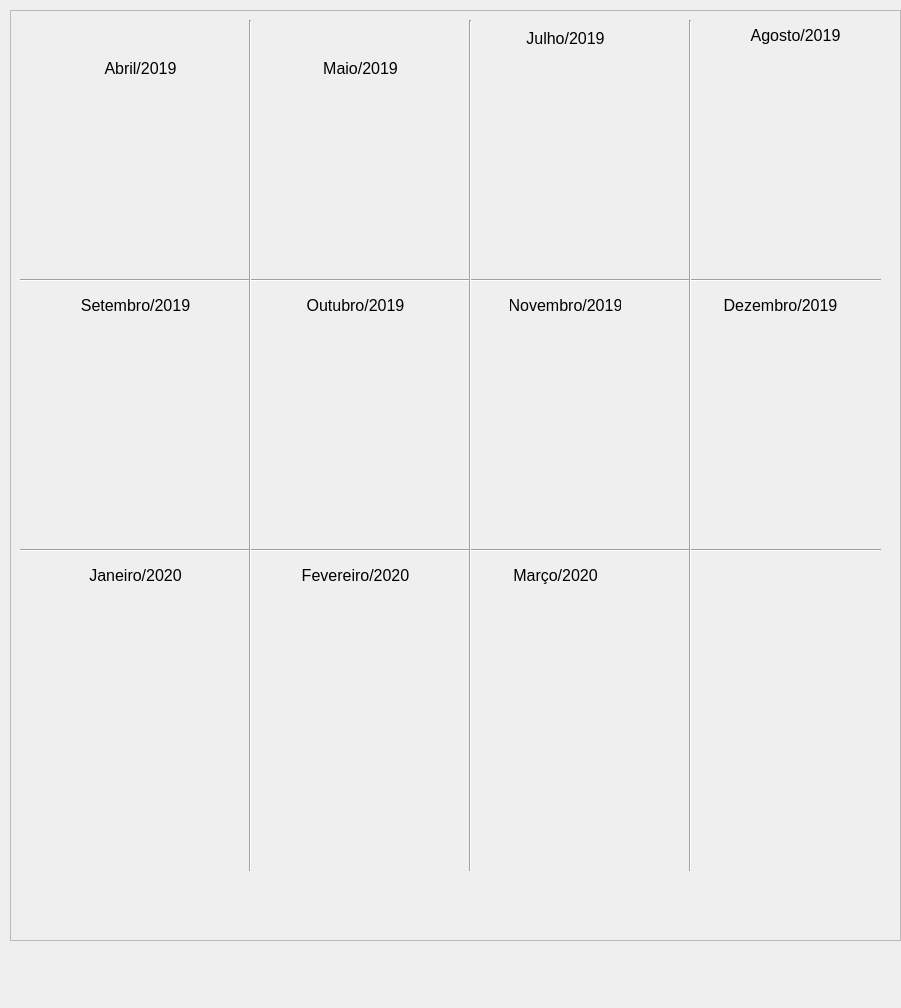
<?xml version="1.0" encoding="UTF-8"?>
<ui version="4.0">
 <class>TelaEvolucao</class>
 <widget class="QDialog" name="TelaEvolucao">
  <property name="geometry">
   <rect>
    <x>0</x>
    <y>0</y>
    <width>901</width>
    <height>1008</height>
   </rect>
  </property>
  <property name="windowTitle">
   <string>Evolução</string>
  </property>
  <property name="windowIcon">
   <iconset>
    <normaloff>img/icon.png</normaloff>img/icon.png</iconset>
  </property>
  <widget class="QFrame" name="frame">
   <property name="geometry">
    <rect>
     <x>10</x>
     <y>10</y>
     <width>891</width>
     <height>931</height>
    </rect>
   </property>
   <property name="font">
    <font>
     <family>Arial</family>
     <pointsize>12</pointsize>
    </font>
   </property>
   <property name="frameShape">
    <enum>QFrame::StyledPanel</enum>
   </property>
   <property name="frameShadow">
    <enum>QFrame::Raised</enum>
   </property>
   <widget class="QLabel" name="label_3">
    <property name="geometry">
     <rect>
      <x>40</x>
      <y>70</y>
      <width>181</width>
      <height>141</height>
     </rect>
    </property>
    <property name="text">
     <string/>
    </property>
    <property name="pixmap">
     <pixmap>img/2019-4.jpg</pixmap>
    </property>
    <property name="scaledContents">
     <bool>true</bool>
    </property>
   </widget>
   <widget class="QLabel" name="label_2">
    <property name="geometry">
     <rect>
      <x>90</x>
      <y>50</y>
      <width>81</width>
      <height>16</height>
     </rect>
    </property>
    <property name="font">
     <font>
      <family>Arial</family>
      <pointsize>12</pointsize>
     </font>
    </property>
    <property name="text">
     <string>Abril/2019</string>
    </property>
    <property name="alignment">
     <set>Qt::AlignCenter</set>
    </property>
   </widget>
   <widget class="QLabel" name="label">
    <property name="geometry">
     <rect>
      <x>310</x>
      <y>50</y>
      <width>81</width>
      <height>16</height>
     </rect>
    </property>
    <property name="text">
     <string>Maio/2019</string>
    </property>
    <property name="alignment">
     <set>Qt::AlignCenter</set>
    </property>
   </widget>
   <widget class="QLabel" name="label_4">
    <property name="geometry">
     <rect>
      <x>260</x>
      <y>70</y>
      <width>181</width>
      <height>141</height>
     </rect>
    </property>
    <property name="text">
     <string/>
    </property>
    <property name="pixmap">
     <pixmap>img/2019-5.jpg</pixmap>
    </property>
    <property name="scaledContents">
     <bool>true</bool>
    </property>
   </widget>
   <widget class="QLabel" name="label_5">
    <property name="geometry">
     <rect>
      <x>510</x>
      <y>20</y>
      <width>91</width>
      <height>16</height>
     </rect>
    </property>
    <property name="text">
     <string>Julho/2019</string>
    </property>
    <property name="alignment">
     <set>Qt::AlignCenter</set>
    </property>
   </widget>
   <widget class="QLabel" name="label_6">
    <property name="geometry">
     <rect>
      <x>500</x>
      <y>40</y>
      <width>151</width>
      <height>201</height>
     </rect>
    </property>
    <property name="text">
     <string/>
    </property>
    <property name="pixmap">
     <pixmap>img/2019-7.jpg</pixmap>
    </property>
    <property name="scaledContents">
     <bool>true</bool>
    </property>
   </widget>
   <widget class="QLabel" name="label_7">
    <property name="geometry">
     <rect>
      <x>730</x>
      <y>15</y>
      <width>111</width>
      <height>21</height>
     </rect>
    </property>
    <property name="text">
     <string>Agosto/2019</string>
    </property>
    <property name="alignment">
     <set>Qt::AlignCenter</set>
    </property>
   </widget>
   <widget class="QLabel" name="label_8">
    <property name="geometry">
     <rect>
      <x>710</x>
      <y>40</y>
      <width>151</width>
      <height>201</height>
     </rect>
    </property>
    <property name="text">
     <string/>
    </property>
    <property name="pixmap">
     <pixmap>img/2019-8.jpg</pixmap>
    </property>
    <property name="scaledContents">
     <bool>true</bool>
    </property>
   </widget>
   <widget class="QLabel" name="label_9">
    <property name="geometry">
     <rect>
      <x>70</x>
      <y>280</y>
      <width>111</width>
      <height>31</height>
     </rect>
    </property>
    <property name="font">
     <font>
      <family>Arial</family>
      <pointsize>12</pointsize>
     </font>
    </property>
    <property name="text">
     <string>Setembro/2019</string>
    </property>
    <property name="alignment">
     <set>Qt::AlignCenter</set>
    </property>
   </widget>
   <widget class="QLabel" name="label_10">
    <property name="geometry">
     <rect>
      <x>50</x>
      <y>310</y>
      <width>151</width>
      <height>201</height>
     </rect>
    </property>
    <property name="text">
     <string/>
    </property>
    <property name="pixmap">
     <pixmap>img/2019-9.jpg</pixmap>
    </property>
    <property name="scaledContents">
     <bool>true</bool>
    </property>
   </widget>
   <widget class="QLabel" name="label_11">
    <property name="geometry">
     <rect>
      <x>290</x>
      <y>280</y>
      <width>111</width>
      <height>31</height>
     </rect>
    </property>
    <property name="font">
     <font>
      <family>Arial</family>
      <pointsize>12</pointsize>
     </font>
    </property>
    <property name="text">
     <string>Outubro/2019</string>
    </property>
    <property name="alignment">
     <set>Qt::AlignCenter</set>
    </property>
   </widget>
   <widget class="QLabel" name="label_12">
    <property name="geometry">
     <rect>
      <x>270</x>
      <y>310</y>
      <width>151</width>
      <height>201</height>
     </rect>
    </property>
    <property name="text">
     <string/>
    </property>
    <property name="pixmap">
     <pixmap>img/2019-10.jpg</pixmap>
    </property>
    <property name="scaledContents">
     <bool>true</bool>
    </property>
   </widget>
   <widget class="Line" name="line">
    <property name="geometry">
     <rect>
      <x>10</x>
      <y>260</y>
      <width>861</width>
      <height>20</height>
     </rect>
    </property>
    <property name="orientation">
     <enum>Qt::Horizontal</enum>
    </property>
   </widget>
   <widget class="QLabel" name="label_13">
    <property name="geometry">
     <rect>
      <x>500</x>
      <y>280</y>
      <width>111</width>
      <height>31</height>
     </rect>
    </property>
    <property name="font">
     <font>
      <family>Arial</family>
      <pointsize>12</pointsize>
     </font>
    </property>
    <property name="text">
     <string>Novembro/2019</string>
    </property>
    <property name="alignment">
     <set>Qt::AlignCenter</set>
    </property>
   </widget>
   <widget class="QLabel" name="label_14">
    <property name="geometry">
     <rect>
      <x>480</x>
      <y>310</y>
      <width>151</width>
      <height>201</height>
     </rect>
    </property>
    <property name="text">
     <string/>
    </property>
    <property name="pixmap">
     <pixmap>img/2019-11.jpg</pixmap>
    </property>
    <property name="scaledContents">
     <bool>true</bool>
    </property>
   </widget>
   <widget class="QLabel" name="label_15">
    <property name="geometry">
     <rect>
      <x>710</x>
      <y>280</y>
      <width>121</width>
      <height>31</height>
     </rect>
    </property>
    <property name="font">
     <font>
      <family>Arial</family>
      <pointsize>12</pointsize>
     </font>
    </property>
    <property name="text">
     <string>Dezembro/2019</string>
    </property>
    <property name="alignment">
     <set>Qt::AlignCenter</set>
    </property>
   </widget>
   <widget class="QLabel" name="label_16">
    <property name="geometry">
     <rect>
      <x>690</x>
      <y>310</y>
      <width>151</width>
      <height>201</height>
     </rect>
    </property>
    <property name="text">
     <string/>
    </property>
    <property name="pixmap">
     <pixmap>img/2019-12.jpg</pixmap>
    </property>
    <property name="scaledContents">
     <bool>true</bool>
    </property>
   </widget>
   <widget class="Line" name="line_2">
    <property name="geometry">
     <rect>
      <x>10</x>
      <y>530</y>
      <width>861</width>
      <height>20</height>
     </rect>
    </property>
    <property name="orientation">
     <enum>Qt::Horizontal</enum>
    </property>
   </widget>
   <widget class="QLabel" name="label_17">
    <property name="geometry">
     <rect>
      <x>70</x>
      <y>550</y>
      <width>111</width>
      <height>31</height>
     </rect>
    </property>
    <property name="font">
     <font>
      <family>Arial</family>
      <pointsize>12</pointsize>
     </font>
    </property>
    <property name="text">
     <string>Janeiro/2020</string>
    </property>
    <property name="alignment">
     <set>Qt::AlignCenter</set>
    </property>
   </widget>
   <widget class="QLabel" name="label_18">
    <property name="geometry">
     <rect>
      <x>50</x>
      <y>580</y>
      <width>151</width>
      <height>201</height>
     </rect>
    </property>
    <property name="text">
     <string/>
    </property>
    <property name="pixmap">
     <pixmap>img/2020-1.jpg</pixmap>
    </property>
    <property name="scaledContents">
     <bool>true</bool>
    </property>
   </widget>
   <widget class="QLabel" name="label_19">
    <property name="geometry">
     <rect>
      <x>290</x>
      <y>550</y>
      <width>111</width>
      <height>31</height>
     </rect>
    </property>
    <property name="font">
     <font>
      <family>Arial</family>
      <pointsize>12</pointsize>
     </font>
    </property>
    <property name="text">
     <string>Fevereiro/2020</string>
    </property>
    <property name="alignment">
     <set>Qt::AlignCenter</set>
    </property>
   </widget>
   <widget class="QLabel" name="label_20">
    <property name="geometry">
     <rect>
      <x>270</x>
      <y>580</y>
      <width>151</width>
      <height>201</height>
     </rect>
    </property>
    <property name="text">
     <string/>
    </property>
    <property name="pixmap">
     <pixmap>img/2020-2.jpg</pixmap>
    </property>
    <property name="scaledContents">
     <bool>true</bool>
    </property>
   </widget>
   <widget class="QLabel" name="label_21">
    <property name="geometry">
     <rect>
      <x>490</x>
      <y>550</y>
      <width>111</width>
      <height>31</height>
     </rect>
    </property>
    <property name="font">
     <font>
      <family>Arial</family>
      <pointsize>12</pointsize>
     </font>
    </property>
    <property name="text">
     <string>Março/2020</string>
    </property>
    <property name="alignment">
     <set>Qt::AlignCenter</set>
    </property>
   </widget>
   <widget class="QLabel" name="label_22">
    <property name="geometry">
     <rect>
      <x>470</x>
      <y>620</y>
      <width>181</width>
      <height>121</height>
     </rect>
    </property>
    <property name="text">
     <string/>
    </property>
    <property name="pixmap">
     <pixmap>img/2020-3.jpg</pixmap>
    </property>
    <property name="scaledContents">
     <bool>true</bool>
    </property>
   </widget>
   <widget class="Line" name="line_3">
    <property name="geometry">
     <rect>
      <x>230</x>
      <y>10</y>
      <width>20</width>
      <height>851</height>
     </rect>
    </property>
    <property name="orientation">
     <enum>Qt::Vertical</enum>
    </property>
   </widget>
   <widget class="Line" name="line_4">
    <property name="geometry">
     <rect>
      <x>450</x>
      <y>10</y>
      <width>20</width>
      <height>851</height>
     </rect>
    </property>
    <property name="orientation">
     <enum>Qt::Vertical</enum>
    </property>
   </widget>
   <widget class="Line" name="line_5">
    <property name="geometry">
     <rect>
      <x>670</x>
      <y>10</y>
      <width>20</width>
      <height>851</height>
     </rect>
    </property>
    <property name="orientation">
     <enum>Qt::Vertical</enum>
    </property>
   </widget>
  </widget>
 </widget>
 <resources/>
 <connections/>
</ui>
